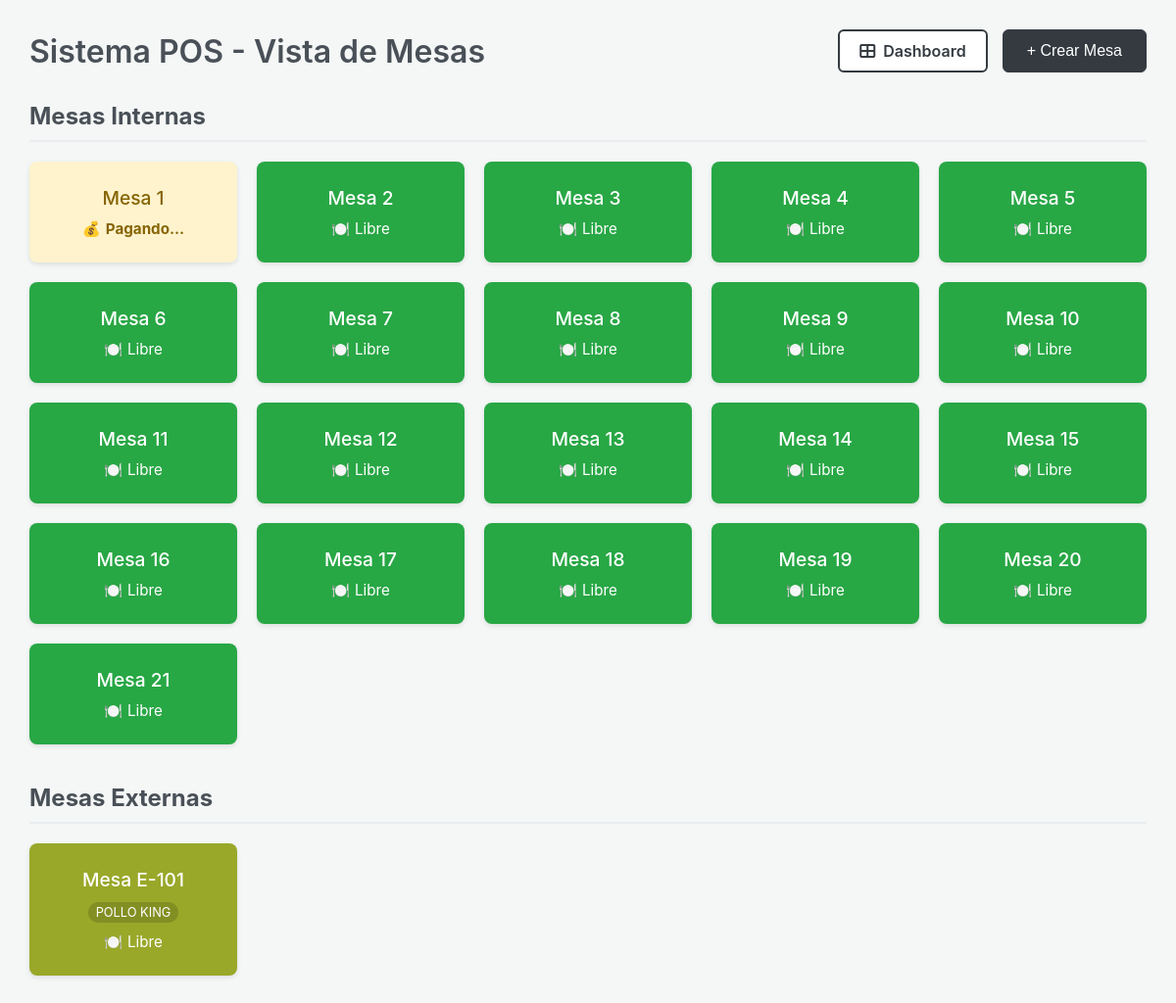
Screenshot of / (signed in) with the database file from the repository.
### tables/models.py (models this page shows, shortened)
class Table(models.Model):
    number = models.CharField(max_length=10, unique=True, verbose_name="Número de Mesa")
    name = models.CharField(max_length=50, blank=True, null=True, verbose_name="Área / Nombre")
    color = models.CharField(max_length=7, default="#0d6efd", verbose_name="Color")
    is_occupied = models.BooleanField(default=False, verbose_name="¿Ocupada?")
    is_external = models.BooleanField(default=False, verbose_name="¿Es Externa?")
    mesero = models.ForeignKey(User, on_delete=models.SET_NULL, null=True, blank=True, related_name='mesas_asignadas')
    solicitud_pago = models.BooleanField(default=False, verbose_name="¿Pidió Cuenta?")
    class Meta:
        ordering = ['number']

### tables/views.py (the view)
# urls.py: path('', views.index, name='index'),
def index(request):
    obtener_tasa_bcv()
    internal_tables = Table.objects.filter(is_external=False).order_by(Cast('number', output_field=IntegerField()))
    external_tables = Table.objects.filter(is_external=True).order_by(Cast('number', output_field=IntegerField()))
    internal_numbers = [int(n) for n in internal_tables.values_list('number', flat=True) if n.isdigit()]
    next_internal_number = max(internal_numbers) + 1 if internal_numbers else 1
    if next_internal_number > 100: next_internal_number = None # No se pueden crear más
    external_numbers_db = [int(n) for n in external_tables.values_list('number', flat=True) if n.isdigit()]
    next_external_number = max(external_numbers_db) + 1 if external_numbers_db else 101
    if next_external_number < 101: next_external_number = 101 # Asegura que empiece en 101
    if next_external_number > 200: next_external_number = None # No se pueden crear más
    return render(request, 'tables/index.html', {
        'internal_tables': internal_tables,
        'external_tables': external_tables,
        'next_internal_number': next_internal_number,
        'next_external_number': next_external_number
    })

### core/context_processors.py (called while the page is built)
def configuracion_global(request):
    return {
        'config': Configuracion.get_solo()
    }

### core/models.py (called while the page is built)
    @classmethod
    def get_solo(cls):
        obj, created = cls.objects.get_or_create(id=1)
        return obj

### tables/scrapping.py (called while the page is built, shortened)
def obtener_tasa_bcv():
    config = Configuracion.get_solo()
    if not config.usar_scraping_bcv and not config.usar_tasa_bcv_para_cashea:
        return f"{config.tasa_dolar} Bs/S (Manual)"
    ultima_tasa = TasaBCV.objects.order_by('-fecha_actualizacion').first()
    if ultima_tasa:
        tiempo_transcurrido = timezone.now() - ultima_tasa.fecha_actualizacion
        if tiempo_transcurrido.total_seconds() < 3600:
            return f"{ultima_tasa.precio}"

### tables/templates/tables/index.html (shortened to what this page needs)
{% load static %}
<!DOCTYPE html>
<html lang="es">
<head>
    <link rel="stylesheet" href="https://cdnjs.cloudflare.com/ajax/libs/font-awesome/6.4.0/css/all.min.css">
    <link rel="stylesheet" href="{% static 'css/style.css' %}">
</head>
<body>
    <div class="app-container animate-fade-in" id="pos-wrapper">
        <header class="app-header">
            <h1>Sistema POS - Vista de Mesas</h1>
            <div class="header-actions">
                <a href="{% url 'panel_control' %}" class="btn-secondary">
                    <i class="fas fa-th-large"></i> Dashboard
                </a>
                <button onclick="openCreateModal()" class="add-btn">
                    + Crear Mesa
                </button>
            </div>
        </header>
        <div class="table-section">
            <h2 class="section-title">Mesas Internas</h2>
            <main class="tables-grid">
                {% for table in internal_tables %}
                    <a href="{% url 'table_order' table.id %}" class="table-link-wrapper">
                        <div class="table-card"
                            style="--table-bg-color: {% if table.solicitud_pago %}#fff3cd{% elif table.is_occupied %}var(--danger-color){% else %}{{ table.color }}{% endif %};
                                   --table-text-color: {% if table.solicitud_pago %}#856404{% else %}white{% endif %};">
                            <div class="table-content">
                                <h3 style="color: var(--table-text-color);">Mesa {{ table.number }}</h3>
                                <div class="status-indicator" style="color: var(--table-text-color);">
                                    {% if table.solicitud_pago %} <span class="icon">💰</span> <b>Pagando...</b>
                                    {% elif table.is_occupied %} <span class="icon">✅</span> Ocupada
                                    {% else %} <span class="icon">🍽️</span> Libre
                                    {% endif %}
                                </div>
                            </div>
                        </div>
                    </a>
                {% empty %}
                    <p class="empty-message">No hay mesas internas creadas.</p>
                {% endfor %}
            </main>
        </div>
        <div class="table-section">
            <h2 class="section-title">Mesas Externas</h2>
            <main class="tables-grid">
                {% for table in external_tables %}
                    <a href="{% url 'table_order' table.id %}" class="table-link-wrapper">
                        <div class="table-card"
                            style="--table-bg-color: {% if table.solicitud_pago %}#fff3cd{% elif table.is_occupied %}var(--danger-color){% else %}{{ table.color }}{% endif %};
                                   --table-text-color: {% if table.solicitud_pago %}#856404{% else %}white{% endif %};">
                            <div class="table-content">
                                <h3 style="color: var(--table-text-color);">Mesa E-{{ table.number }}</h3>
                                {% if table.name %}
                                    <div class="table-area-badge">{{ table.name }}</div>
                                {% endif %}
                                <div class="status-indicator" style="color: var(--table-text-color);">
                                    {% if table.solicitud_pago %} <span class="icon">💰</span> <b>Pagando...</b>
                                    {% elif table.is_occupied %} <span class="icon">✅</span> Ocupada
                                    {% else %} <span class="icon">🍽️</span> Libre
                                    {% endif %}
                                </div>
                            </div>
                        </div>
                    </a>
                {% empty %}
                    <p class="empty-message">No hay mesas externas creadas.</p>
                {% endfor %}
            </main>
        </div>
    </div>
</body>
</body>
</html>

### tables/static/css/style.css (style rules this page uses)
:root { --bg-color: #f4f7f6; --success-color: #28a745; --danger-color: #dc3545; --text-dark: #343a40; --card-text: white; }
*, *::before, *::after { box-sizing: border-box; }
html, body { min-height: 100vh; margin: 0; padding: 0; font-family: -apple-system, BlinkMacSystemFont, "Segoe UI", Roboto, Helvetica, Arial, sans-serif; background-color: var(--bg-color); color: var(--text-dark); }
.app-container { max-width: 1200px; margin: 0 auto; padding: 30px; }
.app-header { display: flex; justify-content: space-between; align-items: center; margin-bottom: 30px; flex-wrap: wrap; gap: 10px; }
.header-actions { display: flex; gap: 15px; align-items: center; }
.app-header h1 { margin: 0; font-weight: 600; color: #495057; }
.add-btn { background-color: #343a40; color: white; text-decoration: none; padding: 12px 24px; font-size: 16px; border-radius: 6px; font-weight: 500; transition: background-color 0.2s; border: 1px solid #343a40; cursor: pointer; }
.btn-secondary { background-color: white; color: #343a40; border: 2px solid #343a40; text-decoration: none; padding: 10px 20px; font-size: 16px; border-radius: 6px; font-weight: 600; transition: all 0.2s ease; display: flex; align-items: center; gap: 8px; }
.tables-grid { display: grid; grid-template-columns: repeat(auto-fill, minmax(180px, 1fr)); gap: 20px; }
.table-section { margin-bottom: 40px; }
.section-title { color: #495057; border-bottom: 2px solid #e9ecef; padding-bottom: 10px; margin-bottom: 20px; }
.table-card { border-radius: 8px; padding: 25px 15px; text-align: center; cursor: pointer; box-shadow: 0 2px 5px rgba(0,0,0,0.1); transition: transform 0.1s, opacity 0.2s; background-color: var(--table-bg-color, var(--success-color)); color: var(--table-text-color, white); }
.table-card h3 { margin: 0 0 10px 0; font-weight: 500; font-size: 1.2rem; }
.table-area-badge { background: rgba(0,0,0,0.15); color: white; font-size: 0.8em; padding: 3px 8px; border-radius: 10px; display: inline-block; margin-bottom: 10px; }
.status-indicator { font-size: 0.95rem; display: flex; justify-content: center; align-items: center; gap: 5px; }
:root { --light-bg: #f0f2f5; --white-card: #ffffff; --primary-blue: #3498db; --light-blue-btn: #87CEEB; --text-gray: #7f8c8d; --shadow-soft: 0 4px 15px rgba(0,0,0,0.05); --border-radius-card: 15px; --border-radius-btn: 10px; }
.table-link-wrapper { text-decoration: none; display: block; }
.animate-fade-in { animation: moduleFadeIn 0.4s cubic-bezier(0.16, 1, 0.3, 1) forwards; }

### rows the page displays
Table: number "1", solicitud_pago "Pagando..."
Table: number "2", solicitud_pago "Libre"
Table: number "3", solicitud_pago "Libre"
Table: number "4", solicitud_pago "Libre"
Table: number "5", solicitud_pago "Libre"
Table: number "6", solicitud_pago "Libre"
Table: number "7", solicitud_pago "Libre"
Table: number "8", solicitud_pago "Libre"
Table: number "9", solicitud_pago "Libre"
Table: number "10", solicitud_pago "Libre"
Table: number "11", solicitud_pago "Libre"
Table: number "12", solicitud_pago "Libre"
Table: number "13", solicitud_pago "Libre"
Table: number "14", solicitud_pago "Libre"
Table: number "15", solicitud_pago "Libre"
Table: number "16", solicitud_pago "Libre"
Table: number "17", solicitud_pago "Libre"
Table: number "18", solicitud_pago "Libre"
Table: number "19", solicitud_pago "Libre"
Table: number "20", solicitud_pago "Libre"
Table: number "21", solicitud_pago "Libre"
Table: number "101", name "POLLO KING", solicitud_pago "Libre"
